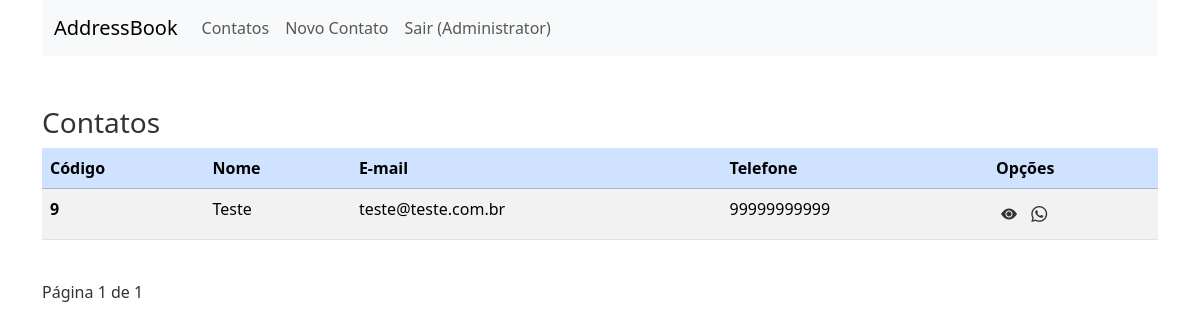
Page / (signed in) on the earlier database version.
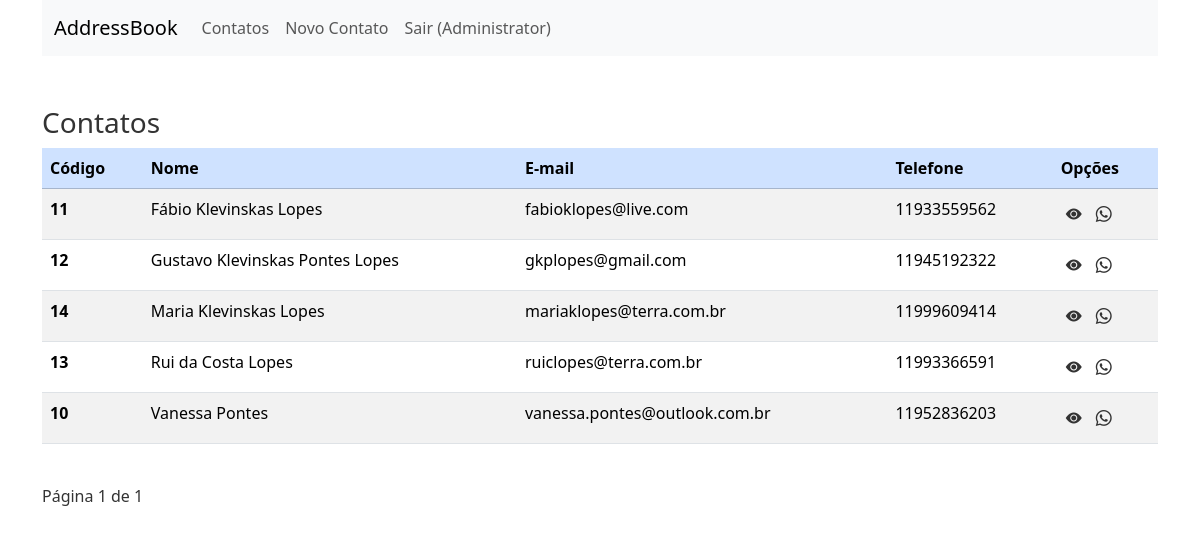
Same page on the later database version.
### contatos/models.py (models this page shows, shortened)
class Contact(models.Model):
    class Meta:
        ordering = ['name']
    name = models.CharField(max_length=100, blank=False, null=False)
    email = models.EmailField(max_length=100, blank=False, null=False)
    phone = models.CharField(max_length=15, unique=True, blank=False, null=False)
    active = models.BooleanField(default=True)
    created_by = models.CharField(max_length=20, null=False, blank=False)
    created_at = models.DateTimeField(auto_now_add=True, blank=True, null=True)
    updated_at = models.DateTimeField(auto_now=True, blank=True, null=True)

### contatos/views.py (the view)
# urls.py: path('', views.contacts, name='principal'),
def contacts(request):
    contact_list = Contact.objects.all()
    paginator = Paginator(contact_list, 10)
    page_number = request.GET.get('page')
    page = paginator.get_page(page_number)
    return render(request, 'contacts.html', {"contact_list": contact_list, "page": page})

### templates/contacts.html (shortened to what this page needs)
{% extends 'template.html' %}
{% block content %}
    <div class="content">
        <h3>Contatos</h3>
        {% if user.is_authenticated %}
            {% if contact_list %}
                <table class="table table-striped table-hover">
                    <thead>
                    <tr class="table-primary">
                        <th scope="col">Código</th>
                        <th scope="col">Nome</th>
                        <th scope="col">E-mail</th>
                        <th scope="col">Telefone</th>
                        <th scope="col">Opções</th>
                    </tr>
                    </thead>
                    <tbody>
                    {% for c in page %}
                        <tr>
                            <th scope="row">{{ c.id }}</th>
                            <td>{{ c.name }}</td>
                            <td>{{ c.email }}</td>
                            <td>{{ c.phone }}</td>
                            <td class="align-center">
                                <a href="{% url 'view_contact' c.id %}"><i class="bi bi-eye-fill"></i></a>
                                <a href="https://web.whatsapp.com/send?phone={{ c.phone }}" target="_blank"><i class="bi bi-whatsapp"></i></a>
                            </td>
                        </tr>
                    {% endfor %}
                    </tbody>
                </table>
                <br>
                <div class="pagination">
                    <span class="step-links">
                        <span class="current">
                            Página {{ page.number }} de {{ page.paginator.num_pages }}
                        </span>
                    </span>
                </div>
            {% else %}
                <p>Você ainda não possui nenhum contato cadastrado</p>
            {% endif %}
        {% else %}
            <p>Faça o login para visualizar os contatos.</p>
        {% endif %}
    </div>
{% endblock %}

Differences in the rows shown:
removed Contact: id "9", name "Teste", email "teste@teste.com.br", phone "99999999999"
added Contact: id "11", name "Fábio Klevinskas Lopes", email "fabioklopes@live.com", phone "11933559562"
added Contact: id "12", name "Gustavo Klevinskas Pontes Lopes", email "gkplopes@gmail.com", phone "11945192322"
added Contact: id "14", name "Maria Klevinskas Lopes", email "mariaklopes@terra.com.br", phone "11999609414"
added Contact: id "13", name "Rui da Costa Lopes", email "ruiclopes@terra.com.br", phone "11993366591"
added Contact: id "10", name "Vanessa Pontes", email "vanessa.pontes@outlook.com.br", phone "11952836203"
